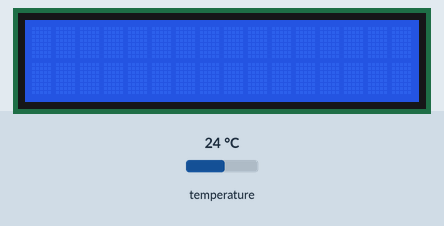
A sketch run on a simulated Arduino Uno, built with avr-gcc and run on an emulated ATmega328P. Shown: 16×2 character LCD. The inputs (shaded band) are chosen by the test bench; at power-on: temperature 24 °C. What the sketch prints to the serial monitor is not drawn.

Above: at 1.2 s.
1.3 s: temperature set to 12 °C
At 2.5 s:
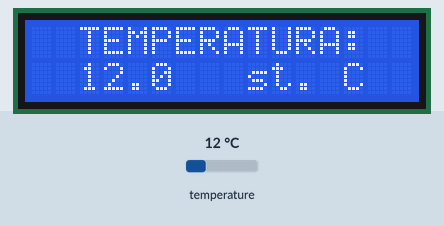
2.8 s: temperature set to 19 °C
At 4.7 s:
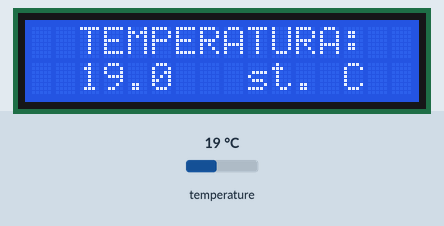
5.4 s: temperature set to 28 °C
At 7.7 s:
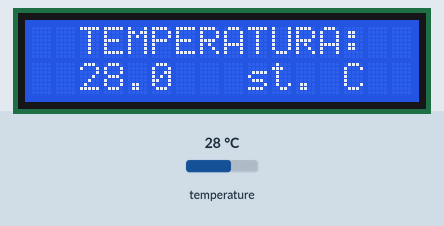
Timing chart, 0 to 9.2 s (numbered marks = the images above; inputs shaded):
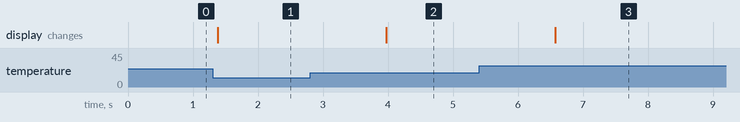

The sketch:

cwiczenie_button_i2c.ino
```cpp
#include <OneWire.h>
#include <Wire.h>
#include <DallasTemperature.h>
#include <LiquidCrystal_I2C.h>
#define ONE_WIRE_BUS 2
OneWire oneWire(ONE_WIRE_BUS);
DallasTemperature sensors(&oneWire);
LiquidCrystal_I2C lcd = LiquidCrystal_I2C(0x20, 16, 2);
void setup()
  {
    Serial.begin(9600);
    sensors.begin();
      lcd.init();
  lcd.backlight();
  }
void loop()
  {
    sensors.requestTemperatures();
    Serial.print(sensors.getTempCByIndex(0)); //dokladnosc wyswietlania temp
    Serial.println("C");
    delay(500);
    lcd.setCursor(2, 0);
     lcd.print("TEMPERATURA:");
     lcd.setCursor(2, 1);
     lcd.print(sensors.getTempCByIndex(0),1);
     lcd.setCursor(9,1);
     lcd.print("st. C");

  }
```

Measured:
- after the input at 1.3 s, the display: changes after 0.08 s (image 1)
- after the input at 2.8 s, the display: changes after 1.2 s (image 2)
- after the input at 5.4 s, the display: changes after 1.2 s (image 3)
